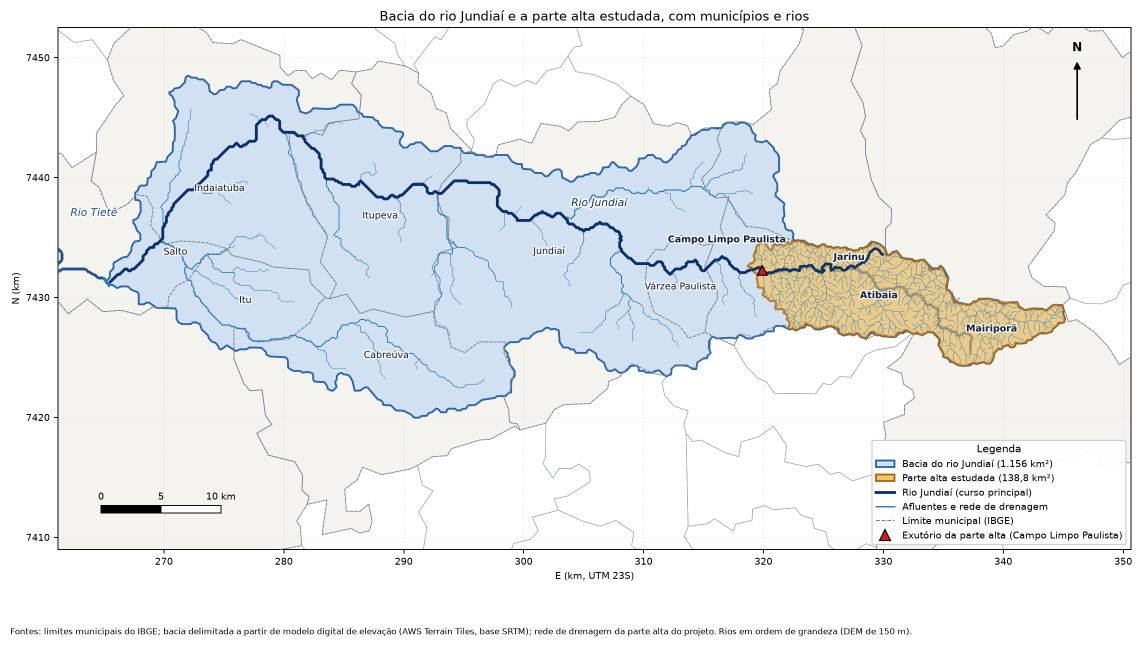
#> input picture TCC_Texto/figuras/mapas/mapa_bacia_jundiai.png, 2284 x 1293 px (shown at 1/2 size)
$ python 3_postos_no_mapa_bacia.py
#> lines starting #> are read from the running program, lines starting #| are printed output that depends on the picture; after the words box and inside, x2 and y2 are one past the last pixel; in counts of white or black regions, pixels touching at a corner belong together
"""Acrescenta os dois postos pluviometricos ao mapa da bacia (mapa_bacia_jundiai.png), sem refazer o mapa.
A imagem e georreferenciada pelos tracos dos eixos: x de 270 a 350 km e y de 7410 a 7450 km (UTM 23S).
Saida: TCC_Texto/figuras/mapas/mapa_bacia_jundiai_postos.png"""
import os
import matplotlib
matplotlib.use("Agg")
import matplotlib.patheffects as pe
import matplotlib.pyplot as plt
import numpy as np
from PIL import Image
from pyproj import Transformer

BASE = os.path.abspath(os.path.join(os.path.dirname(__file__), "..", ".."))
SRC = os.path.join(BASE, "TCC_Texto", "figuras", "mapas", "mapa_bacia_jundiai.png")
DST = os.path.join(BASE, "TCC_Texto", "figuras", "mapas", "mapa_bacia_jundiai_postos.png")
im = np.array(Image.open(SRC).convert("RGB")); H, W = im.shape[:2]
#> after `H, W = im.shape[:2]`: H = 1293; W = 2284
d = im.mean(axis=2) < 100
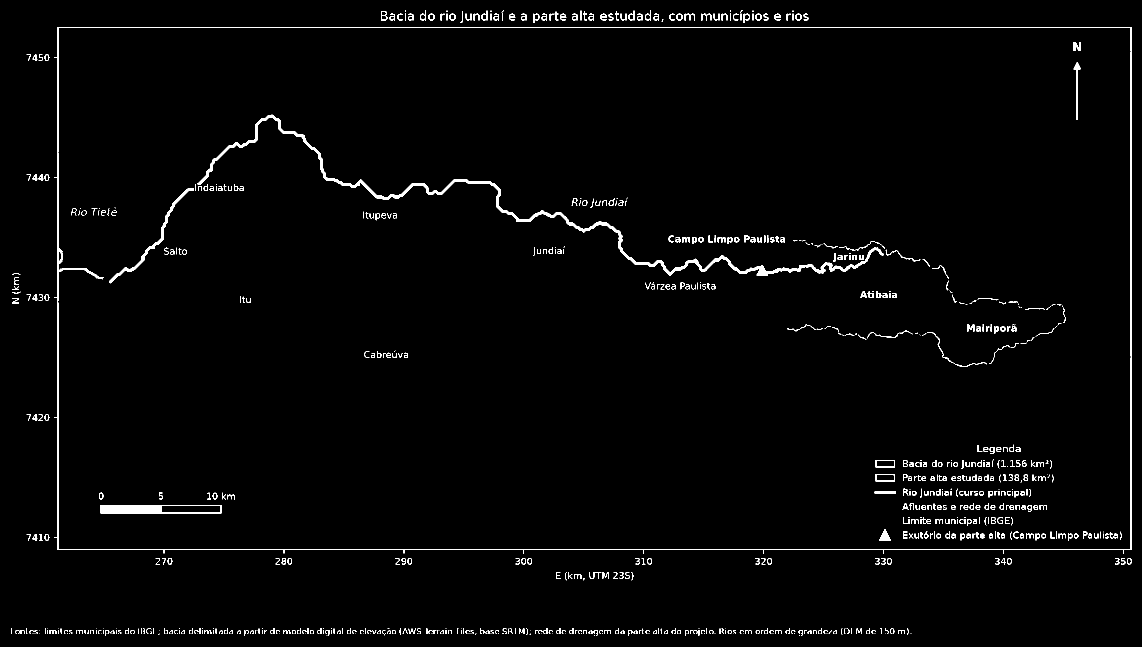
#> d: shape (1293, 2284) bool (shown at 1/2 size); 1.9% white; 812 white regions (297 under 20 px), largest, box (x1, y1, x2, y2) and area: (108, 54, 2263, 1107) 13477, (394, 229, 1768, 552) 10242, (201, 1010, 443, 1027) 2580
# tracos dos eixos (abaixo do eixo x e a esquerda do eixo y)
xt = [c for c in range(W) if d[1101:1106, c].all()]; yt = [r for r in range(H) if d[r, 109:114].all()]
#> after `xt = [c for c in range(W) if d[1101:1106, c].all()]`: xt = [327, 328, 567, 568, 807, 808, 1046, 1047, 1286, 1287, 1526, 1527, 1766, 1767, 2006, 2007, 2246, 2247]
#> after `yt = [r for r in range(H) if d[r, 109:114].all()]`: yt = [114, 115, 354, 355, 594, 595, 834, 835, 1074, 1075]
xt = [np.mean(g) for g in np.split(np.array(xt), np.where(np.diff(xt) > 2)[0] + 1)]
#> xt = [327.5, 567.5, 807.5, 1046.5, 1286.5, 1526.5, 1766.5, 2006.5, 2246.5]
yt = [np.mean(g) for g in np.split(np.array(yt), np.where(np.diff(yt) > 2)[0] + 1)]
#> yt = [114.5, 354.5, 594.5, 834.5, 1074.5]
assert len(xt) == 9 and len(yt) == 5, (xt, yt)
ax_x = np.polyfit(np.arange(270, 351, 10), xt, 1); ax_y = np.polyfit(np.arange(7450, 7409, -10), yt, 1)
#> after `ax_x = np.polyfit(np.arange(270, 351, 10), xt, 1)`: ax_x = [23.99, -6148.5]
#> after `ax_y = np.polyfit(np.arange(7450, 7409, -10), yt, 1)`: ax_y = [-24, 178914.5]
px = lambda e, n: (np.polyval(ax_x, e / 1000), np.polyval(ax_y, n / 1000))

#> (the run stopped early here; a loop or call above may not have finished)
